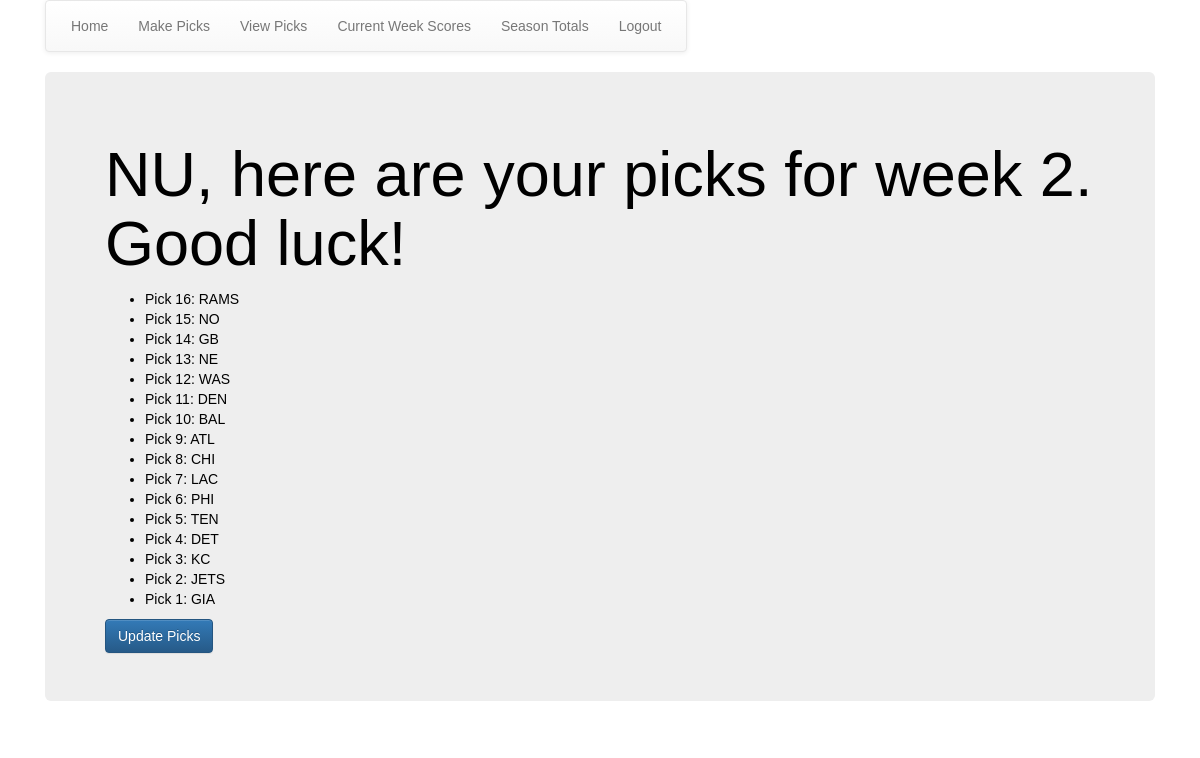
Page /fb_app/picks_list/ (signed in) on the committed database.
### fb_app/models.py (models this page shows, shortened)
class Week(models.Model):
    season = models.CharField(max_length=30)
    week = models.PositiveIntegerField()
    game_cnt = models.PositiveIntegerField()
    current = models.BooleanField(default=False)

class Picks(models.Model):
    week = models.ForeignKey(Week,on_delete=models.CASCADE, db_index=True)
    player  = models.ForeignKey(Player,on_delete=models.CASCADE,related_name="picks", db_index=True)
    pick_num = models.PositiveIntegerField()
    team = models.ForeignKey(Teams, on_delete=models.CASCADE, related_name="picksteam")
    class Meta:
        index_together = ['week', 'player']

class Teams(models.Model):
    mike_abbr = models.CharField(max_length=4, null=True)
    nfl_abbr = models.CharField(max_length=4, null=True)
    long_name = models.CharField(max_length=30, null=True)
    typo_name = models.CharField(max_length=30,null=True, blank=True)
    typo_name1 = models.CharField(max_length=30,null=True, blank=True)
    wins = models.PositiveIntegerField(default=0)
    losses = models.PositiveIntegerField(default=0)
    class Meta:
        ordering = ('nfl_abbr',)

### fb_app/views.py (the view)
class PicksListView(LoginRequiredMixin,ListView):
    login_url = '/fb_app/user_login/'
    redirect_field_name = 'fb_app/pick_list.html'
    model = Picks
    def get_queryset(self):
        print ('in queryset' + str(self.request.user))
        user = User.objects.get(username=self.request.user)
        player = Player.objects.get(name=user)
        return Picks.objects.filter(player=player, week__current=True).order_by('-pick_num')
    def get_context_data(self,**kwargs):
        context = super(PicksListView, self).get_context_data(**kwargs)
        context.update({
        'week': Week.objects.get(current=True),
        'picks_list': self.get_queryset(),
        })
        return context

### fb_app/templates/fb_app/picks_list.html
{%extends "fb_app/base.html"%}
{%load staticfiles%}
{%load mathfilters%}
{%block body_block%}
  <div class="jumbotron">
    <h1>{{user.get_username}}, here are your picks for week {{week.week}}.  Good luck!</h1>
      <ul>
        {% for pick in picks_list%}
        <li>Pick {{pick.pick_num}}:    {{pick.team.mike_abbr}}</li>
        {%endfor%}
      </ul>
      <a href="{% url 'fb_app:games_list' %}"> <button class="btn btn-primary">Update Picks</button></a>
  </div>
{%endblock%}

### static/fb_app/css/my_style.css (style rules this page uses)
body { font-family: Arial; color: black; height: 100%; }
* { box-sizing: border-box; }

### rows in the picture
Week: week "2"
Picks: pick_num "16", team.mike_abbr "RAMS"
Picks: pick_num "15", team.mike_abbr "NO"
Picks: pick_num "14", team.mike_abbr "GB"
Picks: pick_num "13", team.mike_abbr "NE"
Picks: pick_num "12", team.mike_abbr "WAS"
Picks: pick_num "11", team.mike_abbr "DEN"
Picks: pick_num "10", team.mike_abbr "BAL"
Picks: pick_num "9", team.mike_abbr "ATL"
Picks: pick_num "8", team.mike_abbr "CHI"
Picks: pick_num "7", team.mike_abbr "LAC"
Picks: pick_num "6", team.mike_abbr "PHI"
Picks: pick_num "5", team.mike_abbr "TEN"
Picks: pick_num "4", team.mike_abbr "DET"
Picks: pick_num "3", team.mike_abbr "KC"
Picks: pick_num "2", team.mike_abbr "JETS"
Picks: pick_num "1", team.mike_abbr "GIA"

### other values in the picture
{{ user.get_username }} "NU"
